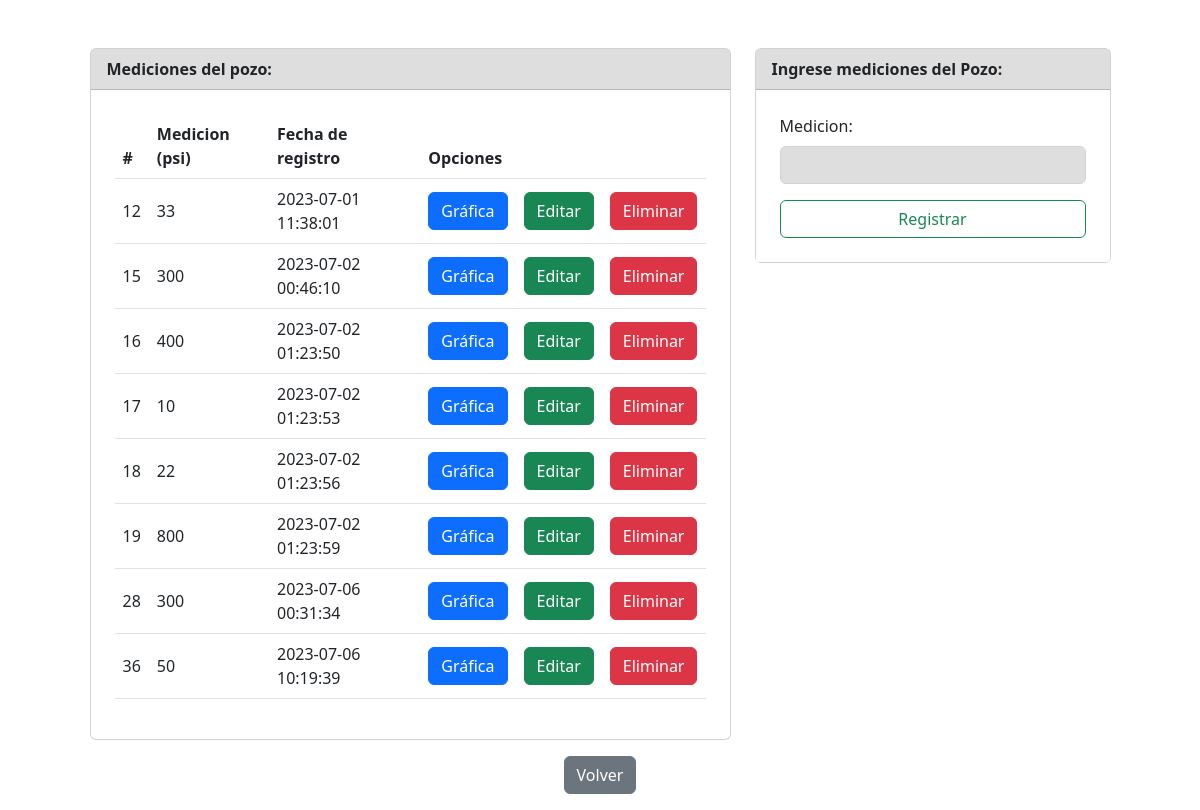
The page /agregar.php?id_pozo=4 on the database its author committed.
### tables this page shows
CREATE TABLE `medicion` (
  `id_medicion` int(11) NOT NULL,
  `psi` int(100) DEFAULT NULL,
  `fecha` datetime NOT NULL DEFAULT current_timestamp(),
  `pozo_id` int(11) NOT NULL
);

### agregar.php (the view, shortened to what this page needs)
<!doctype html>
<html lang="en">
<head>
    <link href="https://cdn.jsdelivr.net/npm/bootstrap@5.2.1/dist/css/bootstrap.min.css" rel="stylesheet"
>
    <link rel="stylesheet" href="https://cdn.jsdelivr.net/npm/bootstrap-icons@1.5.0/font/bootstrap-icons.css">
    <link rel="stylesheet" href="styles/a.css">
</head>
<body>
    <?php
    include_once "conexion.php";
    $sentencia = $bd->query("select * from medicion M INNER JOIN pozo P ON P.id_pozo=M.pozo_id WHERE P.id_pozo=" . $_GET['id_pozo'] . "");
    $medicion = $sentencia->fetchAll(PDO::FETCH_OBJ);
    ?>
    <div class="container mt-5">
        <div class="row justify-content-center">
            <div class="col-md-7">
                <div class="card">
                    <div class="card-header">
                        Mediciones del pozo:
                    </div>
                    <div class="p-4">
                        <table class="table align-middle">
                            <thead>
                                <tr>
                                    <th scope="col">#</th>
                                    <th scope="col">Medicion (psi)</th>
                                    <th scope="col">Fecha de registro</th>
                                    <th scope="col" colspan="3">Opciones</th>
                                </tr>
                            </thead>
                            <tbody>
                                <?php
                                foreach ($medicion as $dato) {
                                    ?>
                                    <tr>
                                        <td scope="row">
                                            <?php echo $dato->id_medicion; ?>
                                        </td>
                                        <td>
                                            <?php echo $dato->psi; ?>
                                        </td>
                                        <td>
                                            <?php echo $dato->fecha; ?>
                                        </td>
                                        <td>
                                            <a class="text-primary"
                                                href="grafica.php?id_medicion=<?php echo $dato->id_medicion; ?>&id_pozo=<?php echo $_GET['id_pozo'] ?>&date=<?php echo $dato->fecha ?>">
                                                <button type="button" class="btn btn-primary">Gráfica</button>
                                            </a>
                                        </td>
                                        <td>
                                            <a class="text-success"
                                                href="editarMedicion.php?id_medicion=<?php echo $dato->id_medicion; ?>&id_pozo=<?php echo $_GET['id_pozo'] ?>">
                                                <button type="button" class="btn btn-success">Editar</button>
                                            </a>
                                        </td>
                                        <td>
                                            <a onclick="return confirm('Estas seguro de eliminar?');" class="text-danger"
                                                href="eliminarMedicion.php?id_medicion=<?php echo $dato->id_medicion; ?><?php echo '&id_pozo=' . $_GET['id_pozo'] ?>">
                                                <button type="button" class="btn btn-danger">Eliminar</button>
                                            </a>
                                        </td>
                                    </tr>
                                    <?php
                                }
                                ?>
                            </tbody>
                        </table>
                    </div>
                </div>
            </div>
            <div class="col-md-4">
                <div class="card">
                    <div class="card-header">
                        Ingrese mediciones del Pozo:
                    </div>
                    <form
                        action="registrarMedicion.php<?php echo (array_key_exists("id_pozo", $_GET) ? "?pozo_id=" . $_GET['id_pozo'] : ""); ?>"
                        class="p-4" method="POST">
                        <div class="mb-3">
                            <label class="form-label">Medicion:</label>
                            <input type="number" name="medicion" class="form-control" autofocus require>
                        </div>
                        <div class="d-grid">
                            <input type="submit" class="btn btn-outline-success" value="Registrar">
                        </div>
                    </form>
                </div>
            </div>
        </div>
    </div>
    <footer class="contairner">
        <div class="row-2">
            <div class="col-md text-light text-center py-3">
                <button class="btn btn-secondary" type="submit" onClick="document.location.href='index.php'">
                    Volver
                </button>
            </div>
        </div>
    </footer>
</body>
</html>

### styles/a.css (style rules this page uses)
body { background-image: url(../assets/trabajador.jpg); background-size: cover; background-repeat: no-repeat; background-attachment: fixed; background-position: center; }
.card { background: rgba(255,255,255,0.64); }
.card-header { background: rgba(0,0,0,0.13); font-weight: 800; }
tbody,thead,form { background: rgba(255,255,255,0.64); }
.form-control { background: rgba(0,0,0,0.13); }

### rows shown on the page
medicion: id_medicion "12", psi "33", fecha "2023-07-01 11:38:01"
medicion: id_medicion "15", psi "300", fecha "2023-07-02 00:46:10"
medicion: id_medicion "16", psi "400", fecha "2023-07-02 01:23:50"
medicion: id_medicion "17", psi "10", fecha "2023-07-02 01:23:53"
medicion: id_medicion "18", psi "22", fecha "2023-07-02 01:23:56"
medicion: id_medicion "19", psi "800", fecha "2023-07-02 01:23:59"
medicion: id_medicion "28", psi "300", fecha "2023-07-06 00:31:34"
medicion: id_medicion "36", psi "50", fecha "2023-07-06 10:19:39"
